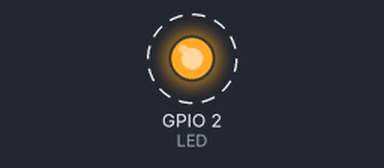
Bench run of a sketch on a simulated ESP8266 (NodeMCU). On the bench: output pins drawn as LEDs (lit = HIGH). Dashed ring = blinking. What the sketch prints to the serial monitor is not drawn.

Above: at 0.5 s.
Timing chart, 0 to 4.6 s (numbered marks = the images above):
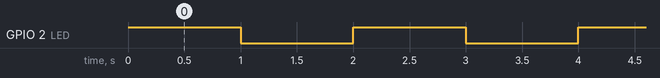

Measured:
- by itself, GPIO 2 (LED): alternates HIGH for 1.0 s and LOW for 1.0 s

The sketch:

Main.ino
```cpp
/*********
  Rui Santos
  Complete project details at https://RandomNerdTutorials.com/vs-code-platformio-ide-esp32-esp8266-arduino/
*********/

#include <Arduino.h>

#define LED 2

void setup() {
  // put your setup code here, to run once:
  Serial.begin(115200);
  pinMode(LED, OUTPUT);
}

void loop() {
  // put your main code here, to run repeatedly:
  digitalWrite(LED, HIGH);
  Serial.print("LED is on");
  delay(1000);
  digitalWrite(LED, LOW);
  Serial.print("LED is off");
  delay(1000);
}
```
